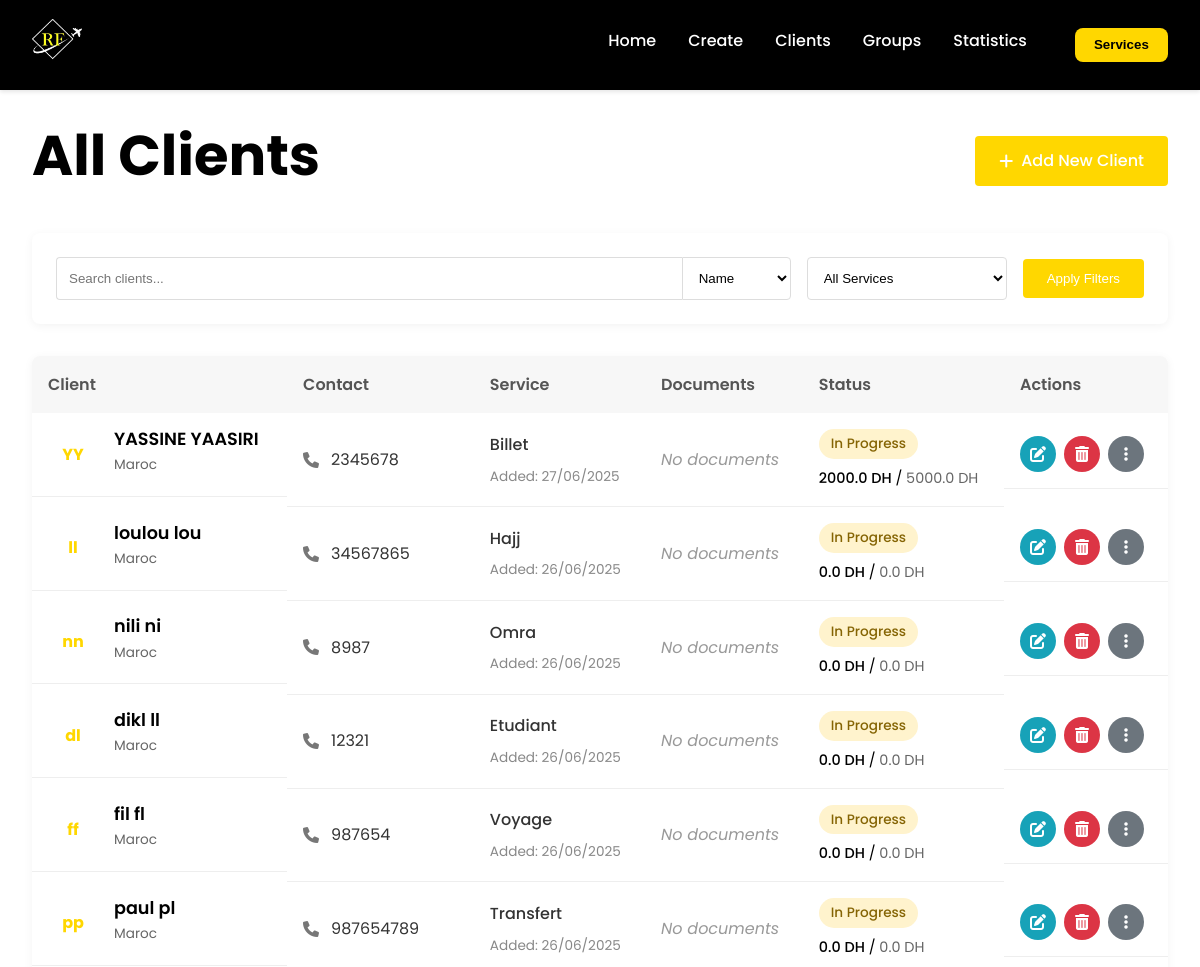
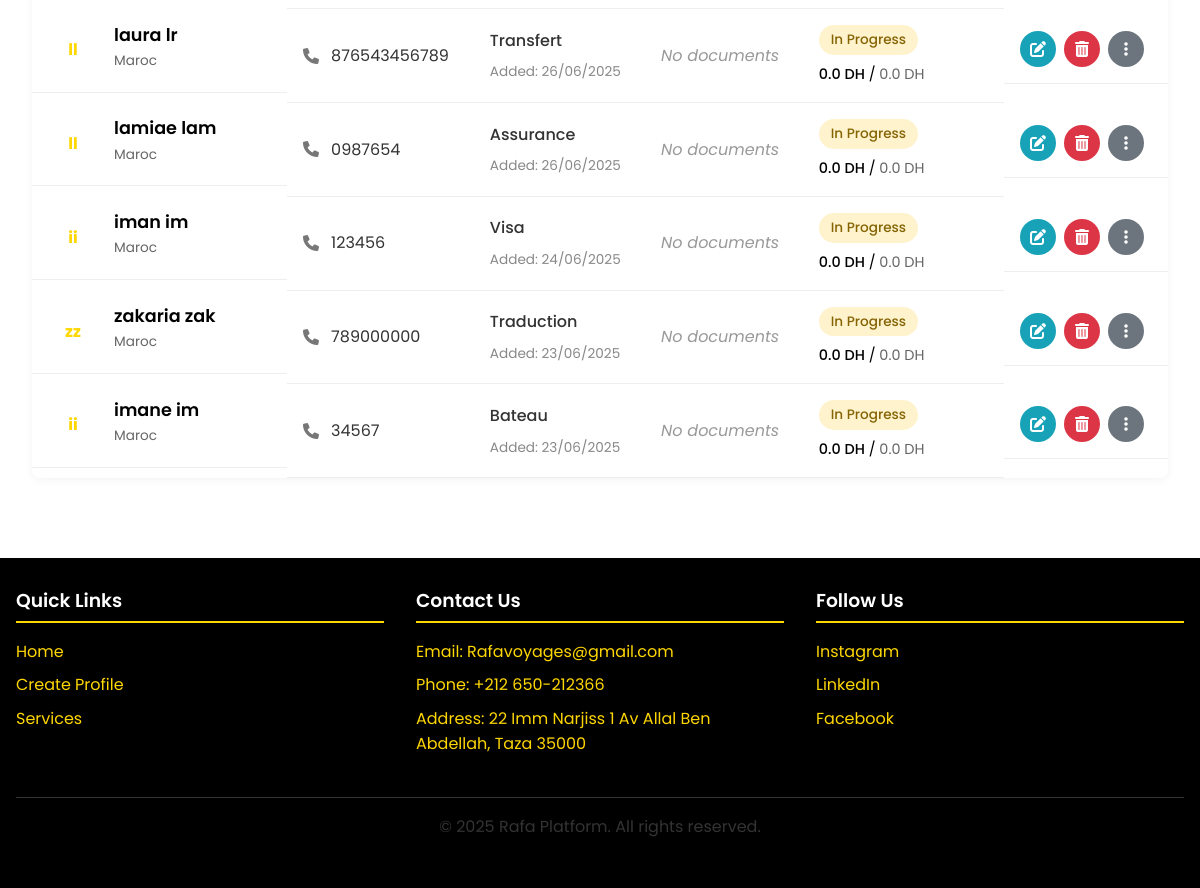
The app's page /clients with its own data (2 pictures, top to bottom).
### app.py (models this page shows)
class Profile(db.Model):
    id = db.Column(db.Integer, primary_key=True)
    first_name = db.Column(db.String(50), nullable=False)
    last_name = db.Column(db.String(50), nullable=False)
    phone = db.Column(db.String(20), nullable=False)
    email = db.Column(db.String(100))
    nationality = db.Column(db.String(50), nullable=False)
    passport = db.Column(db.String(50))
    cin = db.Column(db.String(50))
    service_type = db.Column(db.String(50), nullable=False)
    custom_service = db.Column(db.String(100))
    photo_path = db.Column(db.String(200))
    documents_path = db.Column(db.String(200))
    created_at = db.Column(db.DateTime, default=datetime.utcnow)
    is_group = db.Column(db.Boolean, default=False)
    amount_paid = db.Column(db.Float, default=0.0)
    total_amount = db.Column(db.Float, default=0.0)
    service_completed = db.Column(db.Boolean, default=False)
    autocar_type = db.Column(db.String(50))
    seat_number = db.Column(db.String(20))
    departure_location = db.Column(db.String(100))
    arrival_location = db.Column(db.String(100))
    departure_date = db.Column(db.Date)
    arrival_date = db.Column(db.Date)
    bateau_type = db.Column(db.String(50))  # ferry, cruise, etc.
    bateau_company = db.Column(db.String(100))
    departure_port = db.Column(db.String(100))
    arrival_port = db.Column(db.String(100))
    departure_date_bateau = db.Column(db.Date)
    arrival_date_bateau = db.Column(db.Date)
    cabin_number = db.Column(db.String(20))
    assurance_type = db.Column(db.String(50))  # 'schengen' ou 'monde'
    assurance_company = db.Column(db.String(100))
    policy_number = db.Column(db.String(50))
    start_date = db.Column(db.Date)
    end_date = db.Column(db.Date)
    coverage_details = db.Column(db.Text)
    voyage_destination = db.Column(db.String(100))
    voyage_date_depart = db.Column(db.Date)
    voyage_date_retour = db.Column(db.Date)
    voyage_prix = db.Column(db.Float)
    voyage_statut = db.Column(db.String(20))
    university_name = db.Column(db.String(100))
    study_field = db.Column(db.String(100))
    service_type = db.Column(db.String(50), nullable=False)  # will be 'omra' for Omra clients
    departure_date = db.Column(db.Date)  # used for Omra departure
    arrival_date = db.Column(db.Date)    # used for Omra return
    amount_paid = db.Column(db.Float, default=0.0)
    total_amount = db.Column(db.Float, default=0.0)
    service_completed = db.Column(db.Boolean, default=False)

### app.py (the view, shortened to what this page needs)
@app.route('/clients')
def clients():
    search_query = request.args.get('search', '').strip()
    search_by = request.args.get('search_by', 'name')
    service_filter = request.args.get('service_type', 'all')
    query = Profile.query
    if service_filter != 'all':
        query = query.filter_by(service_type=service_filter)
    clients = query.order_by(Profile.created_at.desc()).all()
    service_types = [
        ('visa', 'Visa'),
        ('hotel', 'Hotel'),
        ('billet', 'Billet'),
        ('hajj', 'Hajj'),
        ('omra', 'Omra'),
        ('other', 'Other')
    ]
    return render_template(
        'clients.html',
        clients=clients,
        search_query=search_query,
        search_by=search_by,
        service_filter=service_filter,
        service_types=service_types
    )

### templates/clients.html (shortened to what this page needs)
<!DOCTYPE html>
<html lang="en">
<head>
    <link rel="stylesheet" href="{{ url_for('static', filename='css/styles.css') }}">
    <link rel="stylesheet" href="{{ url_for('static', filename='css/clients.css') }}">
    <link rel="stylesheet" href="https://cdnjs.cloudflare.com/ajax/libs/font-awesome/6.0.0/css/all.min.css">
</head>
<body>
    <header class="navbar">
        <a href="{{ url_for('index') }}" class="logo-link">
            <img src="{{ url_for('static', filename='images/logo.jpeg') }}" alt="Rafa Logo" class="logo-img" width="150" height="50">
        </a>
        <nav class="navbar-links">
            <ul>
                <li><a href="{{ url_for('index') }}">Home</a></li>
                <li><a href="{{ url_for('create_profile') }}">Create</a></li>
                <li><a href="{{ url_for('clients') }}">Clients</a></li>
                <li><a href="{{ url_for('groups') }}">Groups</a></li>
                <li><a href="{{ url_for('statistics') }}">Statistics</a></li>
                <li><button class="sidebar-toggle" id="sidebarToggle">Services</button></li>
            </ul>
        </nav>
    </header>
    <main id="main-content">
        <section class="all-clients">
            <div class="section-header">
                <h1>All Clients</h1>
                <a href="{{ url_for('create_profile') }}" class="add-client-btn">
                    <i class="fas fa-plus"></i> Add New Client
                </a>
            </div>
            <div class="client-filters">
                <form method="GET" action="{{ url_for('clients') }}" class="filter-form">
                    <div class="form-row">
                        <div class="search-group">
                            <input type="text" name="search" placeholder="Search clients..." value="{{ search_query }}">
                            <select name="search_by" class="search-select">
                                <option value="name" {% if search_by == 'name' %}selected{% endif %}>Name</option>
                            </select>
                        </div>
                        <div class="service-filter">
                            <select name="service_type" class="service-select">
                                <option value="all" {% if service_filter == 'all' %}selected{% endif %}>All Services</option>
                            </select>
                        </div>
                        <button type="submit" class="filter-btn">Apply Filters</button>
                    </div>
                </form>
            </div>
            <div class="clients-table-container">
                <table class="clients-table">
                    <thead>
                        <tr>
                            <th>Client</th>
                            <th>Contact</th>
                            <th>Service</th>
                            <th>Documents</th>
                            <th>Status</th>
                            <th>Actions</th>
                        </tr>
                    </thead>
                    <tbody>
                        {% for client in clients %}
                        <tr class="client-row {% if client.service_completed %}completed{% endif %}">
                            <td class="client-info">
                                <div class="client-avatar">
                                    {% if client.photo_path %}
                                    <img src="{{ url_for('static', filename='uploads/' + client.photo_path) }}" alt="{{ client.first_name }} {{ client.last_name }}">
                                    {% else %}
                                    <div class="avatar-placeholder">
                                        {{ client.first_name[0] }}{{ client.last_name[0] }}
                                    </div>
                                    {% endif %}
                                </div>
                                <div class="client-details">
                                    <h4>{{ client.first_name }} {{ client.last_name }}</h4>
                                    <p class="nationality">{{ client.nationality }}</p>
                                </div>
                            </td>
                            <td class="contact-info">
                                <p><i class="fas fa-phone"></i> {{ client.phone }}</p>
                            </td>
                            <td class="service-info">
                                {% if client.service_type == 'other' and client.custom_service %}
                                <p class="service-type">{{ client.custom_service }}</p>
                                {% else %}
                                <p class="service-type">{{ client.service_type|capitalize }}</p>
                                {% endif %}
                                <p class="created-date">Added: {{ client.created_at.strftime('%d/%m/%Y') }}</p>
                            </td>
                            <td class="documents-info">
                                {% if client.documents_path %}
                                <a href="{{ url_for('static', filename='uploads/' + client.documents_path) }}" target="_blank" class="doc-link">
                                    <i class="fas fa-file-alt"></i> View Documents
                                </a>
                                {% else %}
                                <span class="no-docs">No documents</span>
                                {% endif %}
                            </td>
                            <td class="status-info">
                                <span class="status-badge {% if client.service_completed %}completed{% else %}pending{% endif %}">
                                    {% if client.service_completed %}Completed{% else %}In Progress{% endif %}
                                </span>
                                <div class="payment-status">
                                    <span class="amount-paid">{{ client.amount_paid }} DH</span> /
                                    <span class="total-amount">{{ client.total_amount }} DH</span>
                                </div>
                            </td>
                            <td class="actions">
                                <a href="{{ url_for('update_client', client_id=client.id) }}" class="action-btn edit-btn" title="Edit">
                                    <i class="fas fa-edit"></i>
                                </a>
                                <a href="{{ url_for('delete_client', client_id=client.id) }}" class="action-btn delete-btn" title="Delete" onclick="return confirm('Are you sure you want to delete this client?')">
                                    <i class="fas fa-trash-alt"></i>
                                </a>
                                <a href="{{ url_for('client_detail', client_id=client.id) }}" class="action-btn more-btn" title="More options">
                                    <i class="fas fa-ellipsis-v"></i>
                                </a>
                            </td>
                        </tr>
                        {% endfor %}
                    </tbody>
                </table>
            </div>
        </section>
    </main>
    <footer id="contact">
        <div class="footer-content">
            <div class="footer-section">
                <h3>Quick Links</h3>
                <ul>
                    <li><a href="{{ url_for('index') }}">Home</a></li>
                    <li><a href="{{ url_for('create_profile') }}">Create Profile</a></li>
                    <li><a href="#services">Services</a></li>
                </ul>
            </div>
            <div class="footer-section">
                <h3>Contact Us</h3>
                <ul>
                    <li>Email: Rafavoyages@gmail.com</li>
                    <li>Phone: +212 650-212366</li>
                    <li>Address: 22 Imm Narjiss 1 Av Allal Ben Abdellah, Taza 35000</li>
                </ul>
            </div>
            <div class="footer-section">
                <h3>Follow Us</h3>
                <ul>
                    <li><a href="https://www.instagram.com/agencerafavoyages">Instagram</a></li>
                    <li><a href="#">LinkedIn</a></li>
                    <li><a href="https://www.facebook.com/almassaAgencyTravel">Facebook</a></li>
                </ul>
            </div>
        </div>
        <div class="copyright">
            <p>&copy; 2025 Rafa Platform. All rights reserved.</p>
        </div>
    </footer>
</body>
</html>

### static/css/styles.css (style rules this page uses)
:root { --primary: #FFD700; --primary-dark: #D4AF37; --black: #000000; --white: #ffffff; --gray: #333333; --light-gray: #f5f5f5; --dark-bg: #1a1a1a; --shadow-sm: 0 2px 4px rgba(0, 0, 0, 0.1); --shadow-md: 0 4px 12px rgba(0, 0, 0, 0.15); --transition: all 0.3s ease; --transition-fast: all 0.15s ease; --border-radius: 8px; }
* { box-sizing: border-box; margin: 0; padding: 0; }
body { font-family: 'Poppins', sans-serif; line-height: 1.6; color: var(--black); background-color: var(--white); overflow-x: hidden; }
.navbar { display: flex; justify-content: space-between; align-items: center; padding: 1rem 2rem; background-color: var(--black); position: sticky; top: 0; z-index: 100; box-shadow: var(--shadow-sm); }
.logo-img { height: 50px; width: auto; transition: var(--transition); }
.navbar-links ul { display: flex; list-style: none; gap: 2rem; }
.navbar-links li a { padding: 0.5rem 0; position: relative; font-weight: 500; color: var(--white); text-decoration: none; }
.navbar-links li a::after { content: ''; position: absolute; bottom: 0; left: 0; width: 0; height: 2px; background-color: var(--primary); transition: var(--transition); }
h1, h2, h3, h4, h5, h6 { font-weight: 600; line-height: 1.2; margin-bottom: 0.75rem; color: var(--black); }
h1 { font-size: clamp(2.5rem, 5vw, 3.5rem); font-weight: 700; }
p { margin-bottom: 1rem; color: var(--gray); }
.sidebar-toggle { background-color: var(--primary); color: var(--black); padding: 0.6rem 1.2rem; border-radius: var(--border-radius); font-weight: 600; border: none; cursor: pointer; transition: var(--transition); }
footer { background-color: var(--black); color: var(--primary); padding: 2rem 1rem; text-align: center; margin-top: 3rem; }
.footer-content { max-width: 1200px; margin: 0 auto; display: grid; grid-template-columns: repeat(auto-fit, minmax(250px, 1fr)); gap: 2rem; text-align: left; }
.footer-section h3 { margin-bottom: 1rem; border-bottom: 2px solid var(--primary); padding-bottom: 0.5rem; color: var(--white); }
.footer-section ul { list-style: none; padding: 0; }
.footer-section ul li { margin-bottom: 0.5rem; }
.footer-section ul li a { color: var(--primary); text-decoration: none; }
.copyright { margin-top: 2rem; padding-top: 1rem; border-top: 1px solid var(--gray); color: var(--white); }
.sidebar-toggle { background-color: var(--primary); color: var(--black); padding: 0.6rem 1.2rem; border-radius: var(--border-radius); font-weight: 600; border: none; cursor: pointer; transition: var(--transition); margin-left: 1rem; }

### records on screen
Profile: first_name "Y", last_name "Y", first_name "YASSINE", last_name "YAASIRI", nationality "Maroc", phone "2345678", service_type "Billet", created_at "27/06/2025", shows "No documents", service_completed "In Progress", amount_paid "2000.0", total_amount "5000.0"
Profile: first_name "l", last_name "l", first_name "loulou", last_name "lou", nationality "Maroc", phone "34567865", service_type "Hajj", created_at "26/06/2025", shows "No documents", service_completed "In Progress", amount_paid "0.0", total_amount "0.0"
Profile: first_name "n", last_name "n", first_name "nili", last_name "ni", nationality "Maroc", phone "8987", service_type "Omra", created_at "26/06/2025", shows "No documents", service_completed "In Progress", amount_paid "0.0", total_amount "0.0"
Profile: first_name "d", last_name "l", first_name "dikl", last_name "ll", nationality "Maroc", phone "12321", service_type "Etudiant", created_at "26/06/2025", shows "No documents", service_completed "In Progress", amount_paid "0.0", total_amount "0.0"
Profile: first_name "f", last_name "f", first_name "fil", last_name "fl", nationality "Maroc", phone "987654", service_type "Voyage", created_at "26/06/2025", shows "No documents", service_completed "In Progress", amount_paid "0.0", total_amount "0.0"
Profile: first_name "p", last_name "p", first_name "paul", last_name "pl", nationality "Maroc", phone "987654789", service_type "Transfert", created_at "26/06/2025", shows "No documents", service_completed "In Progress", amount_paid "0.0", total_amount "0.0"
Profile: first_name "l", last_name "l", first_name "laura", last_name "lr", nationality "Maroc", phone "876543456789", service_type "Transfert", created_at "26/06/2025", shows "No documents", service_completed "In Progress", amount_paid "0.0", total_amount "0.0"
Profile: first_name "l", last_name "l", first_name "lamiae", last_name "lam", nationality "Maroc", phone "0987654", service_type "Assurance", created_at "26/06/2025", shows "No documents", service_completed "In Progress", amount_paid "0.0", total_amount "0.0"
Profile: first_name "i", last_name "i", first_name "iman", last_name "im", nationality "Maroc", phone "123456", service_type "Visa", created_at "24/06/2025", shows "No documents", service_completed "In Progress", amount_paid "0.0", total_amount "0.0"
Profile: first_name "z", last_name "z", first_name "zakaria", last_name "zak", nationality "Maroc", phone "789000000", service_type "Traduction", created_at "23/06/2025", shows "No documents", service_completed "In Progress", amount_paid "0.0", total_amount "0.0"
Profile: first_name "i", last_name "i", first_name "imane", last_name "im", nationality "Maroc", phone "34567", service_type "Bateau", created_at "23/06/2025", shows "No documents", service_completed "In Progress", amount_paid "0.0", total_amount "0.0"
